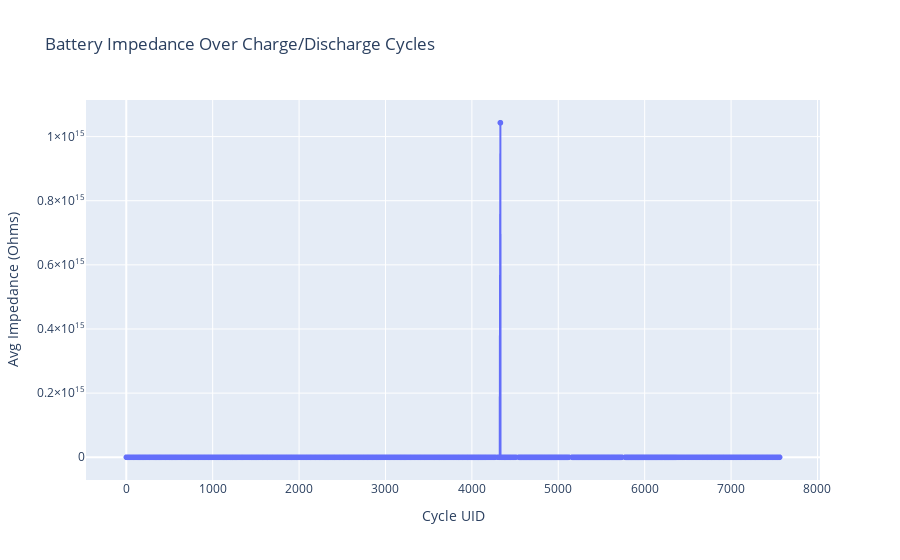

The notebook cell saved with this chart:
### Markdown cell above
---

## **7. Exploratory Data Analysis (EDA)**

### **7.1 Battery Impedance Over Cycles**

Visualize how **Battery_impedance** changes as the battery undergoes charge/discharge cycles.

### Code cell
# Cell 7.1: Battery Impedance Over Cycles

if not final_df.empty:
    try:
        fig_impedance = px.line(
            final_df,
            x='uid',
            y='Battery_impedance_avg_magnitude',
            title='Battery Impedance Over Charge/Discharge Cycles',
            labels={
                'uid': 'Cycle UID',
                'Battery_impedance_avg_magnitude': 'Avg Impedance (Ohms)'
            },
            markers=True,
            line_shape='linear'
        )
        
        # Display the plot
        fig_impedance.show()
        
        # Save the plot
        impedance_plot_path = os.path.join(OUTPUT_DIR, "Battery_Impedance_Over_Cycles.html")
        fig_impedance.write_html(impedance_plot_path)
        logging.info(f"Battery Impedance plot saved to {impedance_plot_path}")
    except Exception as e:
        logging.exception(f"Error during Battery Impedance plotting: {e}")
else:
    logging.warning("Final DataFrame is empty. Battery Impedance plot skipped.")

### Figure 1 — Plotly figure (JSON) as saved in the notebook; plotly's stock layout.template omitted (floating-point values rounded to 4 significant figures; data arrays with more than 128 entries replaced by an {"elided": "..."} marker saying what was removed)
{"data": [{"hovertemplate": "Cycle UID=%{x}<br>Avg Impedance (Ohms)=%{y}<extra></extra>", "legendgroup": "", "line": {"color": "#636efa", "dash": "solid", "shape": "linear"}, "marker": {"symbol": "circle"}, "mode": "lines+markers", "name": "", "showlegend": false, "type": "scattergl", "x": {"elided": "1947 int values"}, "xaxis": "x", "y": {"elided": "1947 float values"}, "yaxis": "y"}], "layout": {"legend": {"tracegroupgap": 0}, "title": {"text": "Battery Impedance Over Charge/Discharge Cycles"}, "xaxis": {"anchor": "y", "domain": [0, 1], "title": {"text": "Cycle UID"}}, "yaxis": {"anchor": "x", "domain": [0, 1], "title": {"text": "Avg Impedance (Ohms)"}}}}
